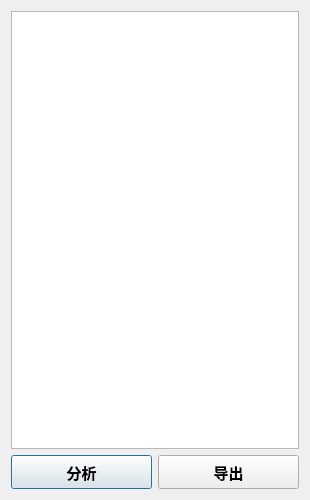
<?xml version="1.0" encoding="UTF-8"?>
<ui version="4.0">
 <class>Dialog</class>
 <widget class="QDialog" name="Dialog">
  <property name="geometry">
   <rect>
    <x>0</x>
    <y>0</y>
    <width>310</width>
    <height>500</height>
   </rect>
  </property>
  <property name="sizePolicy">
   <sizepolicy hsizetype="Fixed" vsizetype="Fixed">
    <horstretch>0</horstretch>
    <verstretch>0</verstretch>
   </sizepolicy>
  </property>
  <property name="minimumSize">
   <size>
    <width>310</width>
    <height>500</height>
   </size>
  </property>
  <property name="maximumSize">
   <size>
    <width>310</width>
    <height>500</height>
   </size>
  </property>
  <property name="windowTitle">
   <string>新建词库</string>
  </property>
  <property name="windowIcon">
   <iconset resource="../Resources/res.qrc">
    <normaloff>:/icon.ico</normaloff>:/icon.ico</iconset>
  </property>
  <layout class="QVBoxLayout" name="verticalLayout" stretch="13,1">
   <item>
    <widget class="QTextEdit" name="textEdit">
     <property name="font">
      <font>
       <family>Consolas</family>
       <pointsize>13</pointsize>
      </font>
     </property>
     <property name="html">
      <string>&lt;!DOCTYPE HTML PUBLIC &quot;-//W3C//DTD HTML 4.0//EN&quot; &quot;http://www.w3.org/TR/REC-html40/strict.dtd&quot;&gt;
&lt;html&gt;&lt;head&gt;&lt;meta name=&quot;qrichtext&quot; content=&quot;1&quot; /&gt;&lt;style type=&quot;text/css&quot;&gt;
p, li { white-space: pre-wrap; }
&lt;/style&gt;&lt;/head&gt;&lt;body style=&quot; font-family:'Consolas'; font-size:13pt; font-weight:400; font-style:normal;&quot;&gt;
&lt;p style=&quot;-qt-paragraph-type:empty; margin-top:0px; margin-bottom:0px; margin-left:0px; margin-right:0px; -qt-block-indent:0; text-indent:0px;&quot;&gt;&lt;br /&gt;&lt;/p&gt;&lt;/body&gt;&lt;/html&gt;</string>
     </property>
    </widget>
   </item>
   <item>
    <layout class="QHBoxLayout" name="horizontalLayout">
     <item>
      <widget class="QPushButton" name="pushButton">
       <property name="sizePolicy">
        <sizepolicy hsizetype="Minimum" vsizetype="Expanding">
         <horstretch>0</horstretch>
         <verstretch>0</verstretch>
        </sizepolicy>
       </property>
       <property name="font">
        <font>
         <family>等线</family>
         <pointsize>11</pointsize>
         <weight>75</weight>
         <bold>true</bold>
        </font>
       </property>
       <property name="text">
        <string>分析</string>
       </property>
      </widget>
     </item>
     <item>
      <widget class="QPushButton" name="pushButton_2">
       <property name="sizePolicy">
        <sizepolicy hsizetype="Minimum" vsizetype="Expanding">
         <horstretch>0</horstretch>
         <verstretch>0</verstretch>
        </sizepolicy>
       </property>
       <property name="font">
        <font>
         <family>等线</family>
         <pointsize>11</pointsize>
         <weight>75</weight>
         <bold>true</bold>
        </font>
       </property>
       <property name="text">
        <string>导出</string>
       </property>
      </widget>
     </item>
    </layout>
   </item>
  </layout>
 </widget>
 <resources>
  <include location="../Resources/res.qrc"/>
 </resources>
 <connections/>
</ui>
